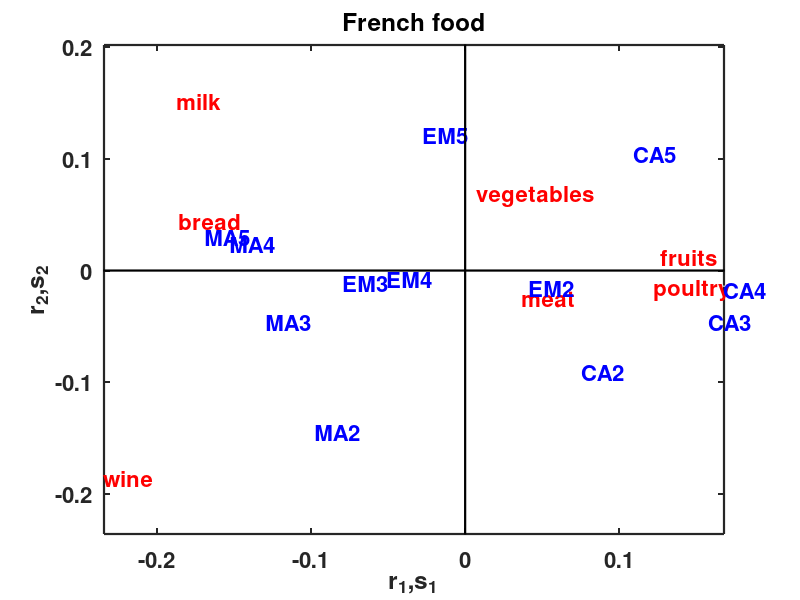

Source code (MATLAB):
% clear memory and close windows
clear all
close all
clc

%% load data
[type, A, B, C, D, E, F, G] = textread('food.dat','%s %f %f %f %f %f %f %f');
x       = [A, B, C, D, E, F, G];

a       = sum(x,2);a	% row frequencies		
b       = sum(x,1);b	% column frequencies

% estimated expected value in (i,j)-th category
% under the assumption of independence
e       = a*b/sum(a);
round(e)

% chi-matrix (contributors to the chi-statistics), 
% which may be viewed as a measure of the departure 
% of the observed x_{ij} from independence
C       = (x-e)./sqrt(e);

[u d v] = svd(C,'econ')			% singular value decomposition

C       = u*d*v'		% this should be matrix C
% eigenvalues & percentages
[power(diag(d),2), cumsum(power(diag(d),2)/sum(power(diag(d),2)))]


  r1    = repmat(diag(d)',size(u,1),1).*u; %multiplies each column of g with each corresponding element of l
  r     = (r1./repmat(sqrt(a),1,size(u,2))) %divides each row of r1 with each corresponding element of sqrt(a)

  s1    = repmat(diag(d)',size(v,1),1).*v; %multiplies each column of d with each corresponding element of l
  s     = (s1./repmat(sqrt(b)',1,size(v,2)))%divides each row of s1 with each corresponding element of sqrt(b)

  car   = repmat(a,1,size(r,2)).*r.^2./repmat(diag(d)'.^2,size(r,1),1) %contribution in r

  cas   = repmat(b',1,size(s,2)).*s.^2./repmat(diag(d)'.^2,size(s,1),1) %contribution in s

rr      = r(:,1:2);
rr(:,2) = rr(:,2)*(-1)
ss      = s(:,1:2);
ss(:,2) = ss(:,2)*(-1)

xrows = type;
xcols = strvcat('bread', 'vegetables', 'fruits', 'meat', 'poultry', 'milk', 'wine');
xcols = cellstr(xcols);

%% plot
plot(r(:,1),rr(:,2),'wo')
xlabel('r_1,s_1','FontSize',16,'FontWeight','Bold')
ylabel('r_2,s_2','FontSize',16,'FontWeight','Bold')
title('French food','FontSize',16,'FontWeight','Bold')
ylim([min([min(rr(:,2)),min(ss(:,2))])-0.05,max([max(rr(:,2)),max(ss(:,2))])+0.05])
xlim([min([min(rr(:,1)),min(ss(:,1))]),max([max(rr(:,1)),max(ss(:,1))])])
text(ss(:,1),ss(:,2),xcols,'color','r','FontSize',16,'FontWeight','Bold')
set(gca,'LineWidth',1.6,'FontSize',16,'FontWeight','Bold')
text(rr(:,1),rr(:,2),xrows,'color','b','FontSize',16,'FontWeight','Bold')
line([0,0]',[-1.5,1.5]','color','k','LineWidth',1.6)
line([-1.5,1.5]',[0,0]','color','k','LineWidth',1.6)


